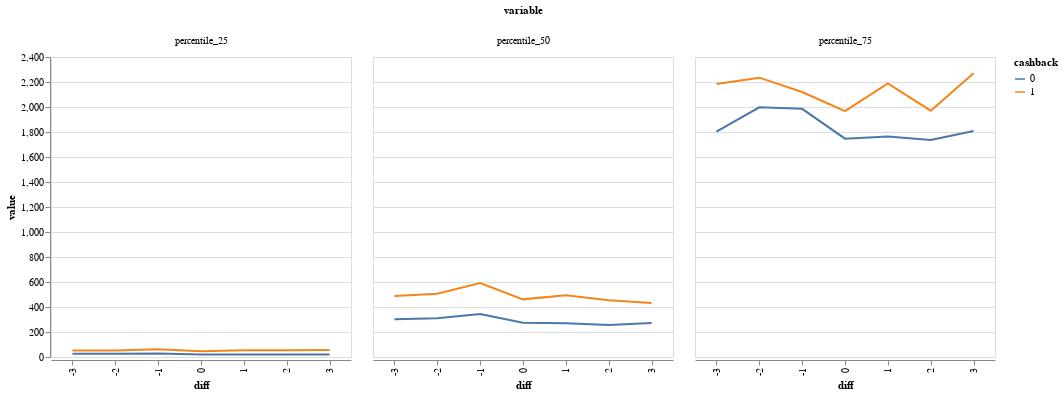

Notebook cell for this chart:
### Code cell
def percentile(n):
    def percentile_(x):
        return np.percentile(x, n)

    percentile_.__name__ = "percentile_%s" % n
    return percentile_


df = pd.read_csv("balances.csv")

df["cashback"] = 1
df.loc[df["first_cashback"].astype(str) == "2020-08-24 02:00:00", "cashback"] = 0

df = (
    df.groupby(["diff", "type", "cashback"])["sum"]
    .agg([percentile(25), percentile(50), percentile(75)])
    .reset_index()
)

df = df.melt(id_vars=["diff", "type", "cashback"])

alt.Chart(df.loc[df["type"] == "Personal", :]).mark_line().encode(
    x="diff:N", y="value:Q", color="cashback:N", column="variable:N"
).properties(width=300, height=300)

### Figure 1 — Vega-Lite specification as saved in the notebook (floating-point values rounded to 4 significant figures)
{"config": {"view": {"continuousWidth": 400, "continuousHeight": 300}}, "data": {"name": "data-e47b9a26e04df107940bc8bd78662908"}, "mark": "line", "encoding": {"color": {"type": "nominal", "field": "cashback"}, "column": {"type": "nominal", "field": "variable"}, "x": {"type": "nominal", "field": "diff"}, "y": {"type": "quantitative", "field": "value"}}, "height": 300, "width": 300, "$schema": "https://vega.github.io/schema/vega-lite/v4.8.1.json", "datasets": {"data-e47b9a26e04df107940bc8bd78662908": [{"diff": -3.0, "type": "Personal", "cashback": 0, "variable": "percentile_25", "value": 25.25}, {"diff": -3.0, "type": "Personal", "cashback": 1, "variable": "percentile_25", "value": 51.44}, {"diff": -2.0, "type": "Personal", "cashback": 0, "variable": "percentile_25", "value": 25.5}, {"diff": -2.0, "type": "Personal", "cashback": 1, "variable": "percentile_25", "value": 52.8}, {"diff": -1.0, "type": "Personal", "cashback": 0, "variable": "percentile_25", "value": 27.67}, {"diff": -1.0, "type": "Personal", "cashback": 1, "variable": "percentile_25", "value": 62.25}, {"diff": 0.0, "type": "Personal", "cashback": 0, "variable": "percentile_25", "value": 20.86}, {"diff": 0.0, "type": "Personal", "cashback": 1, "variable": "percentile_25", "value": 45.28}, {"diff": 1.0, "type": "Personal", "cashback": 0, "variable": "percentile_25", "value": 20.3}, {"diff": 1.0, "type": "Personal", "cashback": 1, "variable": "percentile_25", "value": 53.02}, {"diff": 2.0, "type": "Personal", "cashback": 0, "variable": "percentile_25", "value": 19.49}, {"diff": 2.0, "type": "Personal", "cashback": 1, "variable": "percentile_25", "value": 54.63}, {"diff": 3.0, "type": "Personal", "cashback": 0, "variable": "percentile_25", "value": 20.79}, {"diff": 3.0, "type": "Personal", "cashback": 1, "variable": "percentile_25", "value": 55.04}, {"diff": -3.0, "type": "Personal", "cashback": 0, "variable": "percentile_50", "value": 301.1}, {"diff": -3.0, "type": "Personal", "cashback": 1, "variable": "percentile_50", "value": 488.3}, {"diff": -2.0, "type": "Personal", "cashback": 0, "variable": "percentile_50", "value": 310.3}, {"diff": -2.0, "type": "Personal", "cashback": 1, "variable": "percentile_50", "value": 506.9}, {"diff": -1.0, "type": "Personal", "cashback": 0, "variable": "percentile_50", "value": 344.1}, {"diff": -1.0, "type": "Personal", "cashback": 1, "variable": "percentile_50", "value": 591.1}, {"diff": 0.0, "type": "Personal", "cashback": 0, "variable": "percentile_50", "value": 274.8}, {"diff": 0.0, "type": "Personal", "cashback": 1, "variable": "percentile_50", "value": 461.1}, {"diff": 1.0, "type": "Personal", "cashback": 0, "variable": "percentile_50", "value": 269.8}, {"diff": 1.0, "type": "Personal", "cashback": 1, "variable": "percentile_50", "value": 493.8}, {"diff": 2.0, "type": "Personal", "cashback": 0, "variable": "percentile_50", "value": 256.6}, {"diff": 2.0, "type": "Personal", "cashback": 1, "variable": "percentile_50", "value": 454.8}, {"diff": 3.0, "type": "Personal", "cashback": 0, "variable": "percentile_50", "value": 272.8}, {"diff": 3.0, "type": "Personal", "cashback": 1, "variable": "percentile_50", "value": 431.0}, {"diff": -3.0, "type": "Personal", "cashback": 0, "variable": "percentile_75", "value": 1802.0}, {"diff": -3.0, "type": "Personal", "cashback": 1, "variable": "percentile_75", "value": 2184.0}, {"diff": -2.0, "type": "Personal", "cashback": 0, "variable": "percentile_75", "value": 1997.0}, {"diff": -2.0, "type": "Personal", "cashback": 1, "variable": "percentile_75", "value": 2235.0}, {"diff": -1.0, "type": "Personal", "cashback": 0, "variable": "percentile_75", "value": 1985.0}, {"diff": -1.0, "type": "Personal", "cashback": 1, "variable": "percentile_75", "value": 2120.0}, {"diff": 0.0, "type": "Personal", "cashback": 0, "variable": "percentile_75", "value": 1747.0}, {"diff": 0.0, "type": "Personal", "cashback": 1, "variable": "percentile_75", "value": 1967.0}, {"diff": 1.0, "type": "Personal", "cashback": 0, "variable": "percentile_75", "value": 1764.0}, {"diff": 1.0, "type": "Personal", "cashback": 1, "variable": "percentile_75", "value": 2188.0}, {"diff": 2.0, "type": "Personal", "cashback": 0, "variable": "percentile_75", "value": 1736.0}, {"diff": 2.0, "type": "Personal", "cashback": 1, "variable": "percentile_75", "value": 1971.0}, {"diff": 3.0, "type": "Personal", "cashback": 0, "variable": "percentile_75", "value": 1807.0}, {"diff": 3.0, "type": "Personal", "cashback": 1, "variable": "percentile_75", "value": 2271.0}]}}
